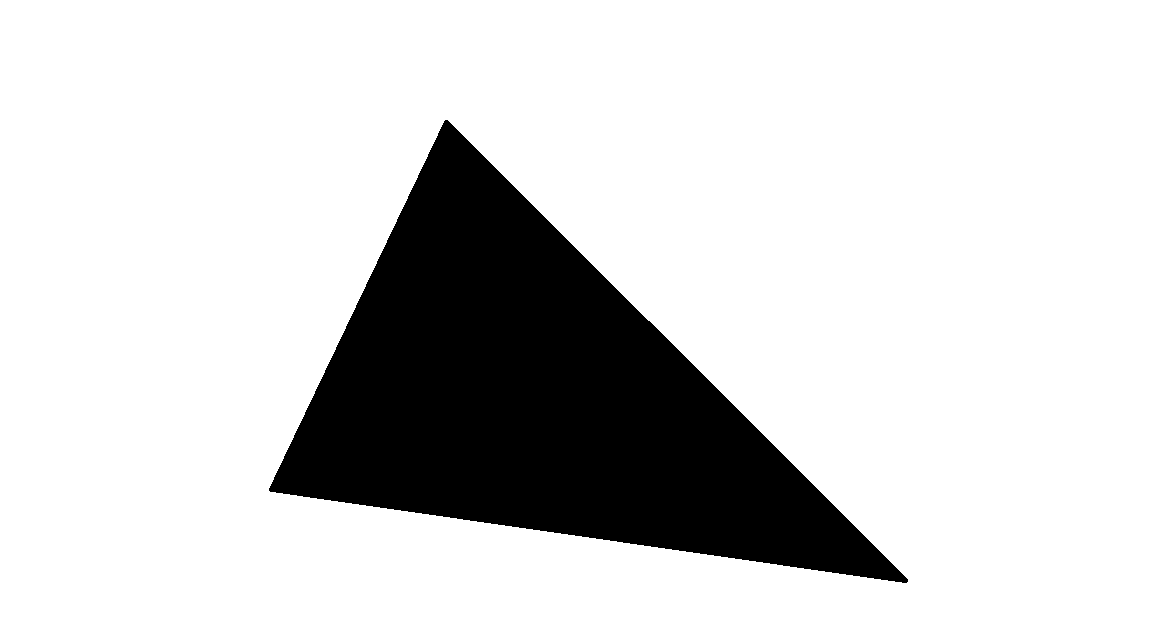
#> input picture TEST2.png, 1175 x 636 px, found by its file name
$ python angles.py
#> lines starting #> are read from the running program, lines starting #| are printed output that depends on the picture; after the words box and inside, x2 and y2 are one past the last pixel; in counts of white or black regions, pixels touching at a corner belong together
import cv2
import matplotlib.pyplot as plt
import numpy as np


def extract_and_measure_edges(img_bin):

    # Detect possible corners, and extract candidates
    dst = cv2.cornerHarris(img_bin, 2, 3, 0.04)
    cand = []
    for i, c in enumerate(np.argwhere(dst > 0.1 * np.max(dst)).tolist()):
        c = np.flip(np.array(c))
        if len(cand) == 0:
            cand.append(c)
        else:
            add = True
            for j, d in enumerate(cand):
                d = np.array(d)
                if np.linalg.norm(c - d) < 5:
                    add = False
                    break
            if add:
                cand.append(c)

    # Get indices of actual, nearest matching contour points
    corners = sorted([np.argmin(np.linalg.norm(c - cnt.squeeze(), axis=1))
                      for c in cand])

    # Extract edges from contour, and measure their lengths
    output = cv2.cvtColor(np.zeros_like(img_bin), cv2.COLOR_GRAY2BGR)
    for i_c, c in enumerate(corners):
        if i_c == len(corners) - 1:
            edge = np.vstack([cnt[c:, ...], cnt[0:corners[0], ...]])
        else:
            edge = cnt[c:corners[i_c + 1], ...]

        loc = tuple(np.mean(edge.squeeze(), axis=0, dtype=int).tolist())
        color = tuple(np.random.randint(0, 255, 3).tolist())
        length = cv2.arcLength(edge, False)
        cv2.polylines(output, [edge], False, color, 2)
        cv2.putText(output, '{:.2f}'.format(length), loc, cv2.FONT_HERSHEY_COMPLEX, 0.5, color, 1)
    return output


# Read and pre-process image, extract contour of shape
# TODO: MODIFY TO FIT YOUR INPUT IMAGES
img = cv2.imread('TEST2.PNG') # 'png_image.png'
#> img is the input picture: shape (636, 1175, 3); 82.8% white; 1 black region, box (x1, y1, x2, y2) and area: (269, 120, 908, 583) 128535
gray = cv2.cvtColor(img, cv2.COLOR_BGR2GRAY)
thr = cv2.threshold(gray, 16, 255, cv2.THRESH_BINARY_INV)[1]
#> thr: shape (636, 1175); 17.2% white; 1 white region
cnts = cv2.findContours(thr, cv2.RETR_EXTERNAL, cv2.CHAIN_APPROX_NONE)
#> cnts = 1 contour; box (x1, y1, x2, y2) and area: (269, 120, 908, 583) 127798
# I filter cnts
#cnts = [c for c in cnts if cv2.contourArea(c) > 10]

cnts = cnts[0] if len(cnts) == 2 else cnts[1]
cnt = max(cnts, key=cv2.contourArea)
#> cnt = contour of 1472 points, box (x1, y1, x2, y2) (269, 120, 908, 583), area 127798
thr = cv2.drawContours(np.zeros_like(thr), [cnt], -1, 255, 1)
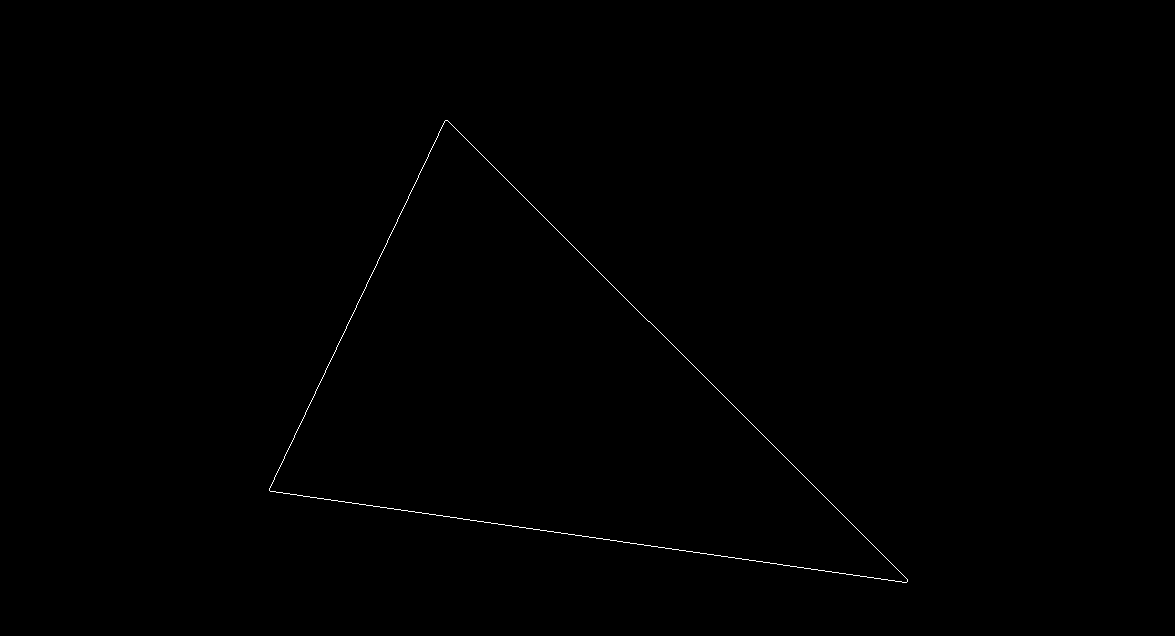
#> thr: shape (636, 1175); 0.2% white in thin lines or dots, all inside (x1, y1, x2, y2) = (269, 120, 908, 583)

# Extract and measure edges, and visualize output
out = extract_and_measure_edges(thr)
#> the loop in extract_and_measure_edges, `for i, c in enumerate(np.argwhere(dst > 0.1 * np.max(dst)).tolist()):` made 8 passes
#> c on passes 1 to 8: [446, 121], [446, 122], [270, 490], [271, 490], [271, 491], [906, 581], [907, 581], [906, 582]
#> after the loop in extract_and_measure_edges, `for i, c in enumerate(np.argwhere(dst > 0.1 * np.max(dst)).tolist()):`: cand = [[446, 121], [270, 490], [906, 581]]
#> in extract_and_measure_edges, `corners = sorted([np.argmin(np.linalg.norm(c - cnt.squeeze(), axis=1))..`: corners = [370, 1007, 1471]
#> in extract_and_measure_edges, `output = cv2.cvtColor(np.zeros_like(img_bin), cv2.COLOR_GRAY2BGR)`: output: shape (636, 1175, 3); every value is 0
#> the loop in extract_and_measure_edges, `for i_c, c in enumerate(corners):` made 3 passes
#> (c, loc, color, length) on passes 1 to 3: (370, (587, 536), (172, 47, 117), 674.1), (1007, (678, 350), (192, 67, 251), 653.5), (1471, (356, 304), (195, 103, 9), 442.9)
#> after the loop in extract_and_measure_edges, `for i_c, c in enumerate(corners):`:
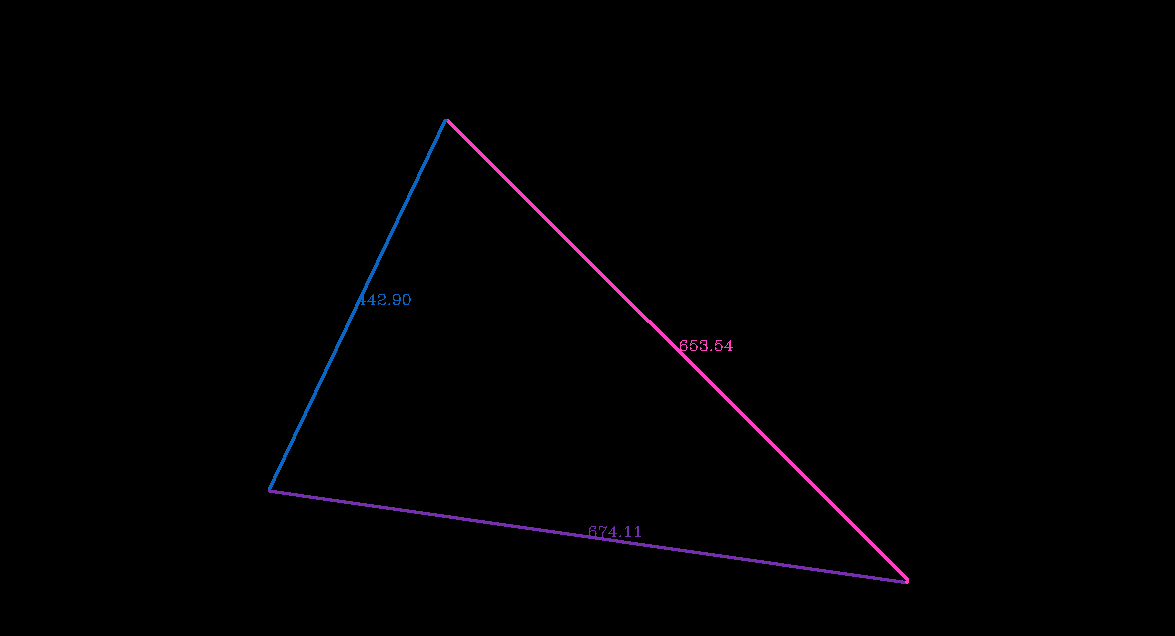
#> output: shape (636, 1175, 3); mean B, G, R 1.6, 0.6, 1.2
plt.figure(figsize=(36, 12)) # 18 , 6
plt.subplot(1, 3, 1), plt.imshow(img), plt.title('Original input image')
plt.subplot(1, 3, 2), plt.imshow(thr, cmap='gray'), plt.title('Contour needed')
plt.subplot(1, 3, 3), plt.imshow(out), plt.title('Results')
plt.tight_layout(), plt.show()
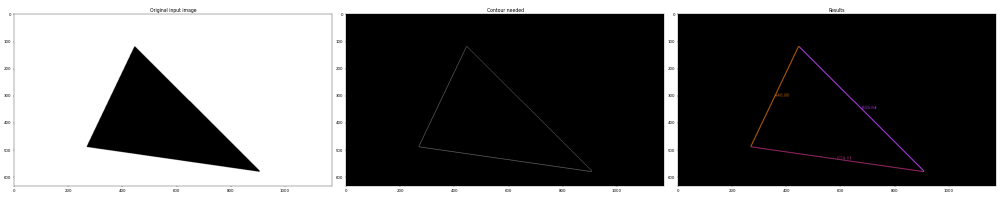
#> figure drawn by matplotlib, 3 panels; B, G, R data is drawn as R, G, B

$ run again, with TEST3.png copied over TEST2.png
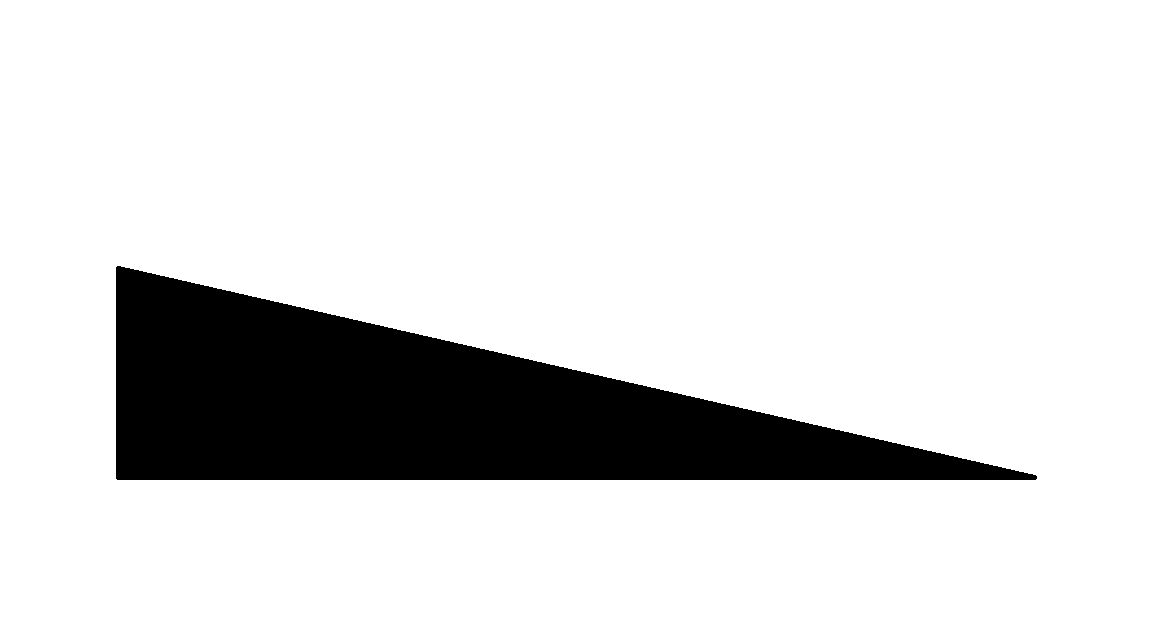
#> input picture TEST3.png, 1175 x 636 px, found by its file name
#> img is the input picture: shape (636, 1175, 3); 86.5% white; 1 black region, box (x1, y1, x2, y2) and area: (116, 266, 1037, 480) 100906
#> cnts = 1 contour; box (x1, y1, x2, y2) and area: (116, 266, 1037, 480) 99878
#> cnt = contour of 2053 points, box (x1, y1, x2, y2) (116, 266, 1037, 480), area 99878
#> the loop in extract_and_measure_edges, `for i, c in enumerate(np.argwhere(dst > 0.1 * np.max(dst)).tolist()):` made 12 passes
#> c on passes 1 to 8: [118, 267], [117, 268], [118, 268], [1035, 476], [1035, 477], [1036, 477], [117, 478], [118, 478]
#> after the loop in extract_and_measure_edges, `for i, c in enumerate(np.argwhere(dst > 0.1 * np.max(dst)).tolist()):`: cand = [[118, 267], [1035, 476], [117, 478]]
#> corners = [212, 1134, 2052]
#> the loop in extract_and_measure_edges, `for i_c, c in enumerate(corners):` made 3 passes
#> (c, loc, color, length) on passes 1 to 3: (212, (576, 478), (172, 47, 117), 921.8), (1134, (577, 370), (192, 67, 251), 1004), (2052, (116, 371), (195, 103, 9), 212.4)
#> after the loop in extract_and_measure_edges, `for i_c, c in enumerate(corners):`:
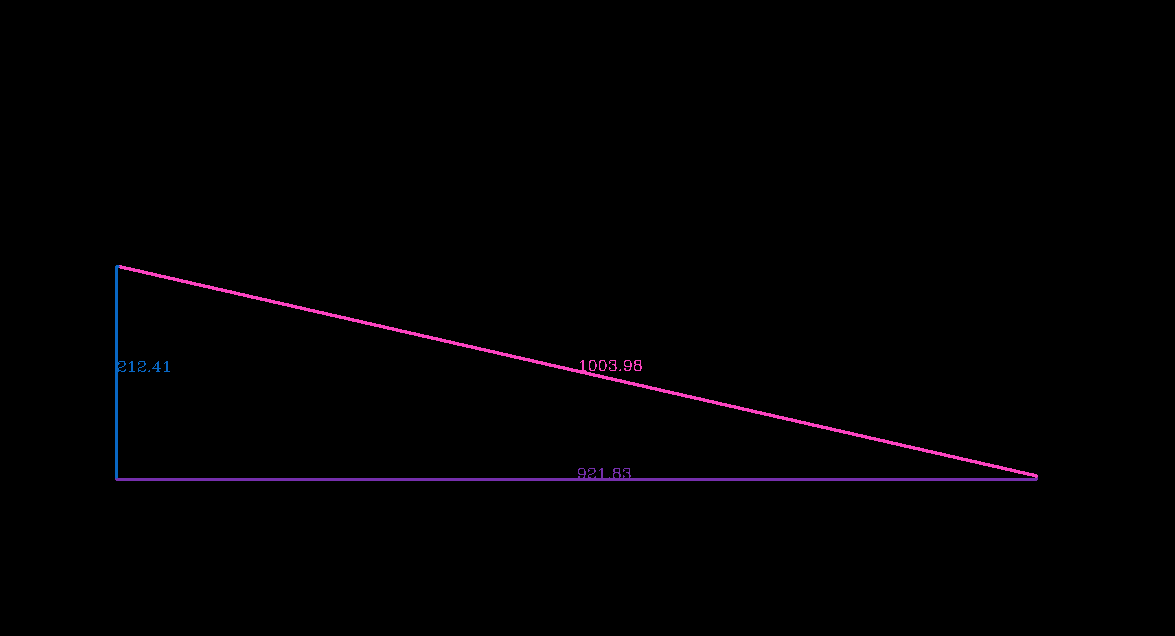
#> output: shape (636, 1175, 3); mean B, G, R 1.8, 0.6, 1.6
#> `plt.tight_layout(), plt.show()`:
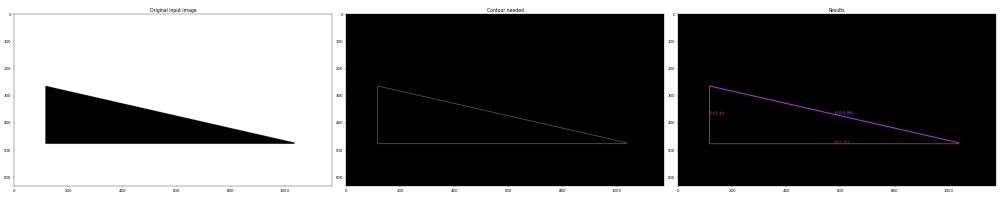
#> figure drawn by matplotlib, 3 panels; B, G, R data is drawn as R, G, B
